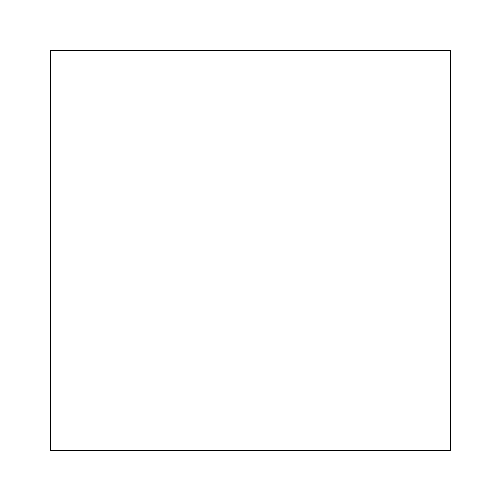
Frame 1 (no input)
Frame 60 (the mouse pressed at the canvas centre just before this capture): identical to frame 1, image omitted
Frame 120 (the mouse held since frame 60 and released just before this capture): identical to frame 1, image omitted

The Processing sketch that drew this single still picture (run headless with seeded random() and noise(); from frame 60 on, the mouse is pressed at the canvas centre):

// Processing sketch: H09_4
// ── H09_4.pde
int a = 50;
int b = 50;
int c = 450;
int d = 450;

void setup(){
  size(500,500);
}

void draw(){
  background(255,255,255);
  line(a,b,a,d);
  line(a,b,c,b);
  line(c,b,c,d);
  line(a,d,c,d);
}
